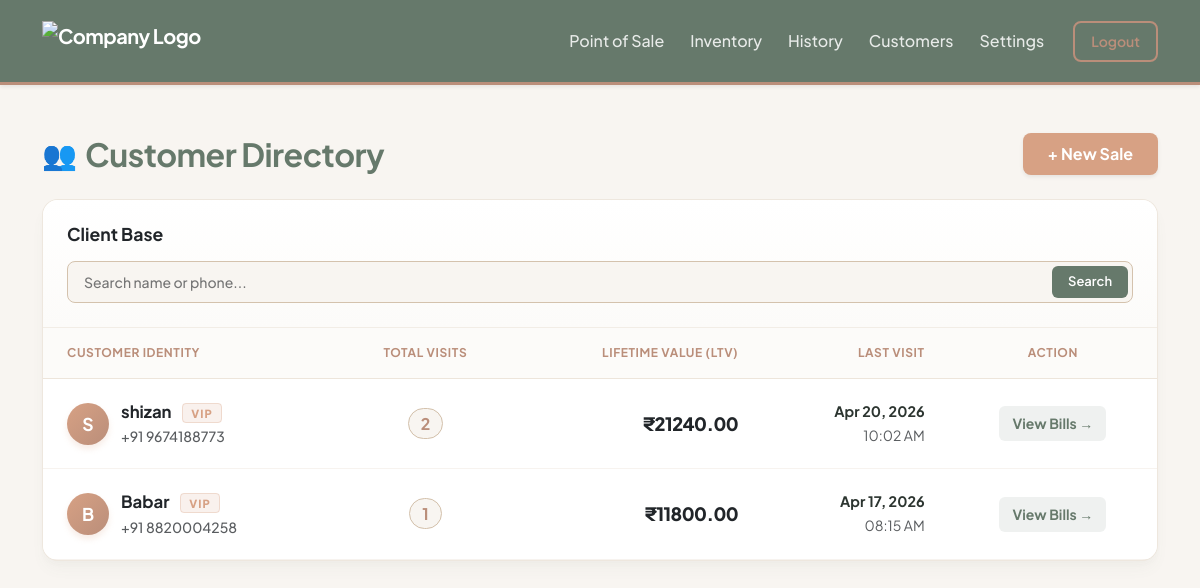
The app's page /billing/customers (signed in), older data.
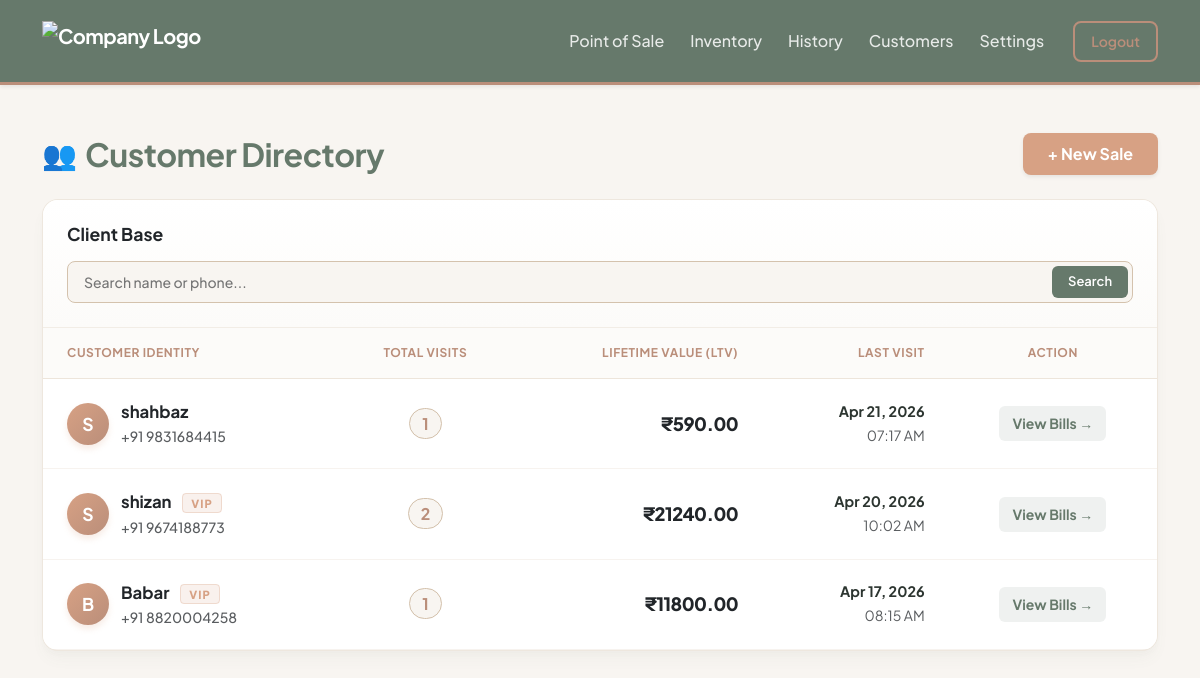
The same page, newer data.
### core/models.py (models this page shows)
class Customer(db.Model):
    __tablename__ = 'customers'
    id = db.Column(db.Integer, primary_key=True)
    company_id = db.Column(db.Integer, db.ForeignKey('companies.id'), nullable=False) # ISOLATION
    name = db.Column(db.String(100), nullable=False)
    phone_number = db.Column(db.String(15), nullable=False) # Removed unique=True so diff companies can have same customer
    created_at = db.Column(db.DateTime, default=datetime.utcnow)
    invoices = db.relationship('Invoice', backref='customer', lazy=True)

### core/billing/routes.py (the view, shortened to what this page needs)
@billing_bp.route('/customers')
def customers_directory():
    company_id = session.get('company_id')
    if not company_id:
        flash("Please log in to view your customers.", "warning")
        return redirect(url_for('auth.login'))
    page = request.args.get('page', 1, type=int)
    search_query = request.args.get('search', '').strip()
    query = db.session.query(
        Customer,
        func.count(Invoice.id).label('total_visits'),
        func.sum(Invoice.grand_total).label('lifetime_value'),
        func.max(Invoice.created_at).label('last_visit')
    ).join(Invoice, Customer.id == Invoice.customer_id) \
     .filter(Invoice.company_id == company_id) \
     .group_by(Customer.id)
    pagination = query.order_by(func.max(Invoice.created_at).desc()).paginate(page=page, per_page=10)
    return render_template(
        'billing/customers.html',
        pagination=pagination,
        search_query=search_query
    )

### core/templates/billing/customers.html (shortened to what this page needs)
{% extends "base.html" %}
{% block content %}
<div class="row mt-4 mb-4">
    <div class="col-12 d-flex justify-content-between align-items-center">
        <div class="d-flex align-items-center">
            <span class="fs-3 me-2 text-taupe">👥</span>
            <h2 class="fw-bold mb-0" style="color: var(--color-sage); letter-spacing: -0.5px;">Customer Directory</h2>
        </div>
        <a href="/billing" class="btn fw-bold px-4 py-2 shadow-sm" style="background-color: var(--color-terracotta); color: white; border-radius: 8px;">+ New Sale</a>
    </div>
</div>
<div class="panel-card mb-5">
    <div class="panel-header">
        <h5 class="mb-0 fw-bold text-dark" style="font-size: 1.1rem;">Client Base</h5>
        <form method="GET" action="/billing/customers" class="compact-search w-100 w-md-auto">
            <input type="text" name="search" placeholder="Search name or phone..." value="{{ search_query or '' }}">
            <button type="submit">Search</button>
        </form>
    </div>
    <div class="table-responsive">
        <table class="table crm-table">
            <thead>
                <tr>
                    <th>Customer Identity</th>
                    <th class="text-center">Total Visits</th>
                    <th class="text-end">Lifetime Value (LTV)</th>
                    <th class="text-end">Last Visit</th>
                    <th class="text-center">Action</th>
                </tr>
            </thead>
            <tbody>
                {% for customer, total_visits, lifetime_value, last_visit in pagination.items %}
                <tr>
                    <td>
                        <div class="d-flex align-items-center">
                            <div class="avatar-circle">{{ customer.name[0]|upper }}</div>
                            <div>
                                <strong class="text-dark" style="font-size: 1.05rem;">{{ customer.name }}</strong>
                                {% if lifetime_value > 10000 or total_visits > 3 %}
                                    <span class="badge-vip">VIP</span>
                                {% endif %}
                                <br>
                                <small class="text-muted fw-medium">+91 {{ customer.phone_number }}</small>
                            </div>
                        </div>
                    </td>
                    <td class="text-center">
                        <span style="background: #F8F5F1; color: var(--color-taupe); padding: 4px 12px; border-radius: 50px; font-weight: 700; border: 1px solid var(--color-sand);">
                            {{ total_visits }}
                        </span>
                    </td>
                    <td class="text-end ltv-text">
                        ₹{{ "%.2f"|format(lifetime_value) }}
                    </td>
                    <td class="text-end">
                        <div class="fw-bold" style="color: var(--text-dark); font-size: 0.9rem;">{{ last_visit.strftime('%b %d, %Y') }}</div>
                        <small class="text-muted">{{ last_visit.strftime('%I:%M %p') }}</small>
                    </td>
                    <td class="text-center">
                        <a href="/billing/history?search={{ customer.phone_number }}" class="btn btn-sm text-sage fw-bold" style="background: rgba(102, 121, 107, 0.1); border-radius: 6px; padding: 6px 12px;">
                            View Bills →
                        </a>
                    </td>
                </tr>
                {% endfor %}
            </tbody>
        </table>
    </div>
</div>
{% endblock %}

Row changes from the older to the newer data that the page shows:
added Customer: name "S", name "shahbaz", phone_number "9831684415", company "1", lifetime_value "590.00", strftime "Apr 21, 2026", strftime "07:17 AM"
